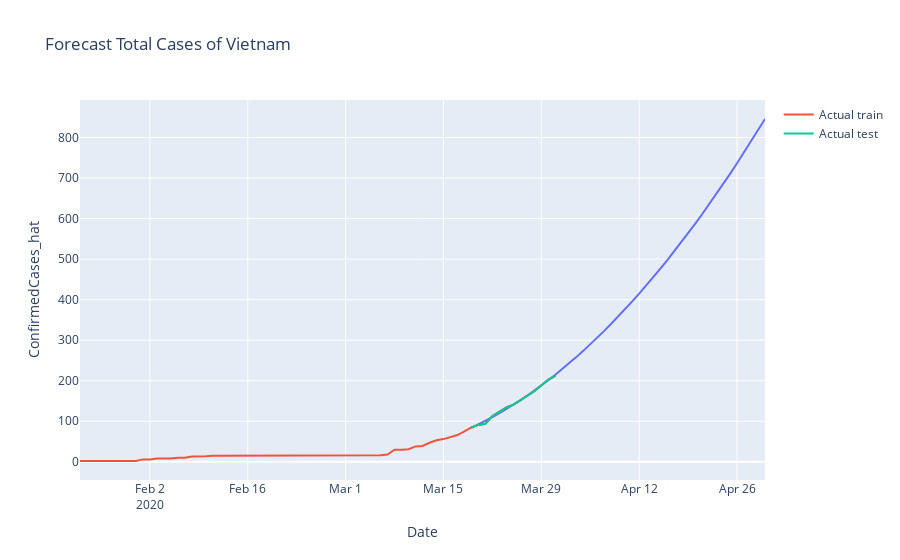
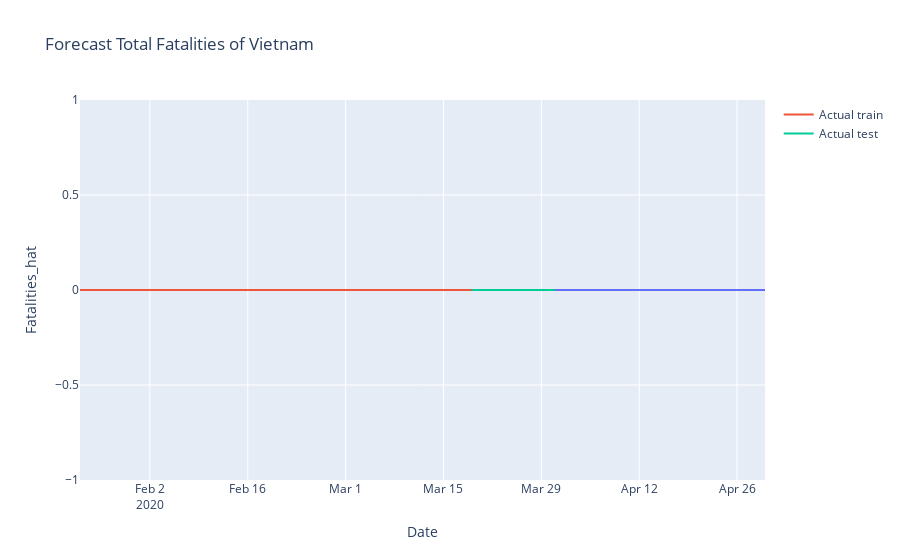

Notebook cell for these charts, in order:
### Markdown cell above
## Visualization

### Code cell
country = "Vietnam"
df_val = df_val_1
df_country = df_val[df_val['Country_Region'] == country].groupby(['Date','Country_Region']).sum().reset_index()
df_train = train[(train['Country_Region'].isin(df_country['Country_Region'].unique())) & (train['ConfirmedCases'] > 0)].groupby(['Date']).sum().reset_index()

idx = df_country[((df_country['ConfirmedCases'].isnull() == False) & (df_country['ConfirmedCases'] > 0))].shape[0]
fig = px.line(df_country, x="Date", y="ConfirmedCases_hat", title='Forecast Total Cases of ' + df_country['Country_Region'].values[0])
fig.add_scatter(x=df_train['Date'], y=df_train['ConfirmedCases'], mode='lines', name="Actual train", showlegend=True)
fig.add_scatter(x=df_country['Date'][0:idx], y=df_country['ConfirmedCases'][0:idx], mode='lines', name="Actual test", showlegend=True)
fig.show()

fig = px.line(df_country, x="Date", y="Fatalities_hat", title='Forecast Total Fatalities of ' + df_country['Country_Region'].values[0])
fig.add_scatter(x=df_train['Date'], y=df_train['Fatalities'], mode='lines', name="Actual train", showlegend=True)
fig.add_scatter(x=df_country['Date'][0:idx], y=df_country['Fatalities'][0:idx], mode='lines', name="Actual test", showlegend=True)

fig.show()
